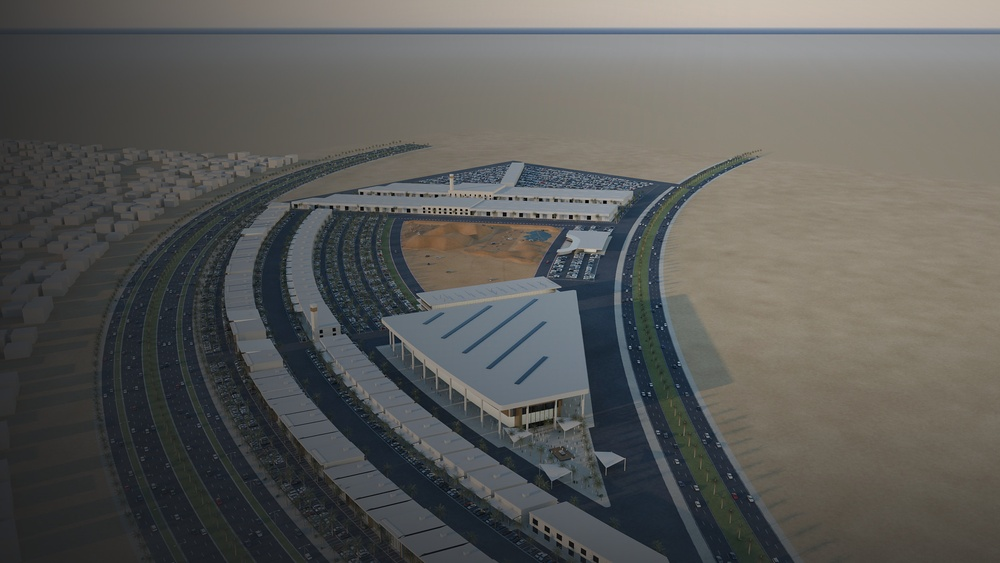
#> input picture JMD/deck/img/S01_hero.jpg, 1000 x 563 px, shrunk from 2399 x 1350 before the run
$ python post.py ../deck/img/S01_hero.jpg ../deck/img/S02_vision.jpg
#> lines starting #> are read from the running program, lines starting #| are printed output that depends on the picture
"""Studio post-production grade applied identically to every render (contrast, warmth, vignette, sharpen)."""
import sys
import numpy as np
from PIL import Image, ImageFilter

def grade(src, dst, warmth=1.0, contrast=1.0, vignette=0.14):
#> called with src = '../deck/img/S01_hero.jpg', dst = '../deck/img/S02_vision.jpg', warmth = 1, contrast = 1, vignette = 0.14
    im = Image.open(src).convert('RGB')
#> im is the input picture: PIL image 1000x563 RGB; mean R, G, B 91.2, 91.3, 88.6
    im = im.filter(ImageFilter.UnsharpMask(radius=1.2, percent=45, threshold=2))
    a = np.asarray(im).astype(np.float32) / 255.0
    # gentle S-curve
    k = 0.18 * contrast
    a = a + k * a * (1 - a) * (2 * a - 1)
    a = np.clip(0.5 + (a - 0.5) * (1.0 + 0.06 * contrast), 0, 1)
    # warm highlights / cool shadows (subtle split-tone)
    lum = (0.2126 * a[..., 0] + 0.7152 * a[..., 1] + 0.0722 * a[..., 2])[..., None]
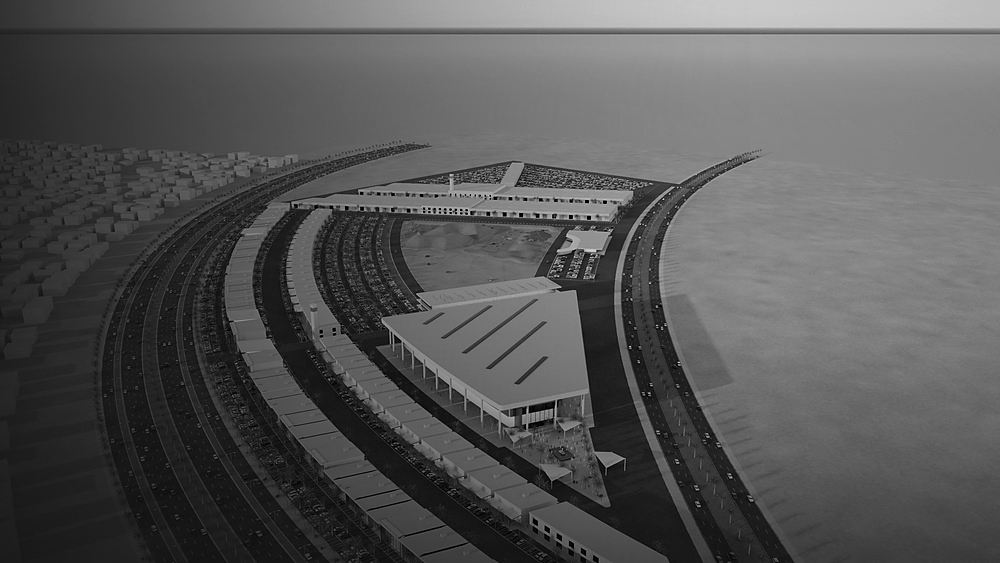
#> lum: shape (563, 1000, 1) float32; min 0, max 0.922, mean 0.34
    warm = np.array([1.035, 1.0, 0.955]) ** warmth
    cool = np.array([0.985, 1.0, 1.02])
    a = a * (lum * warm + (1 - lum) * cool)
    # saturation +8 %
    a = lum + (a - lum) * 1.08
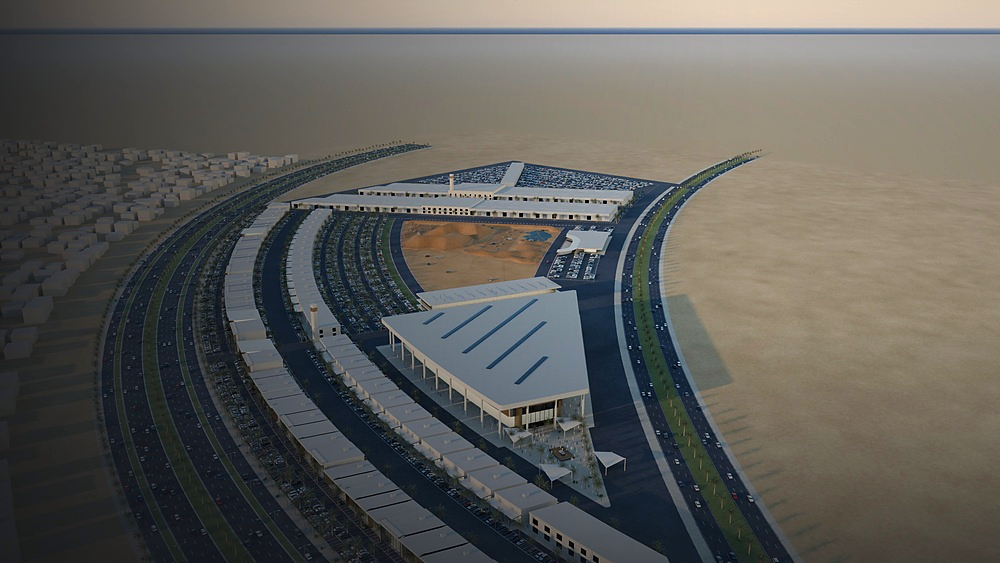
#> a: shape (563, 1000, 3) float64; mean R, G, B 0.344, 0.341, 0.325; drawn with min black and max white
    # vignette
    h, w = a.shape[:2]
#> h = 563; w = 1000
    yy, xx = np.mgrid[0:h, 0:w]
    r = np.sqrt(((xx - w / 2) / (w / 2)) ** 2 + ((yy - h / 2) / (h / 2)) ** 2) / np.sqrt(2)
    a = a * (1 - vignette * np.clip(r - 0.35, 0, 1) ** 1.6 / 0.65 ** 1.6)[..., None]
    out = Image.fromarray((np.clip(a, 0, 1) * 255 + 0.5).astype(np.uint8))
    out.save(dst, quality=94, subsampling=0) if dst.lower().endswith('.jpg') else out.save(dst)

if __name__ == '__main__':
    grade(sys.argv[1], sys.argv[2], *(float(x) for x in sys.argv[3:]))

$ run again, on JMD/deck/img/S04_arrival.jpg
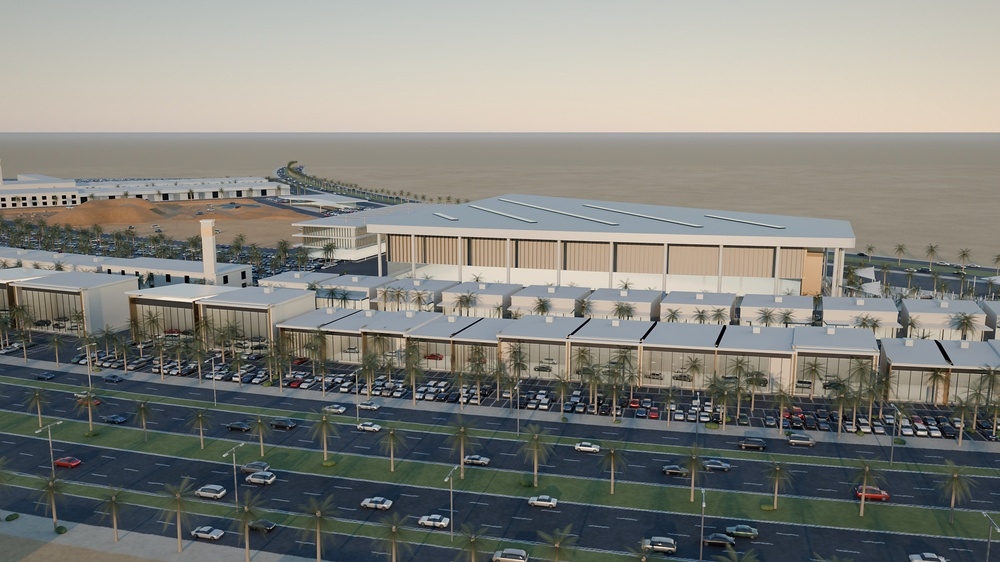
#> input picture JMD/deck/img/S04_arrival.jpg, 1000 x 562 px, shrunk from 2400 x 1350 before the run
#> in grade, im is the input picture: PIL image 1000x562 RGB; mean R, G, B 131.2, 131.6, 126
#> in grade, `lum = (0.2126 * a[..., 0] + 0.7152 * a[..., 1] + 0.0722 * a[..., 2])[...`:
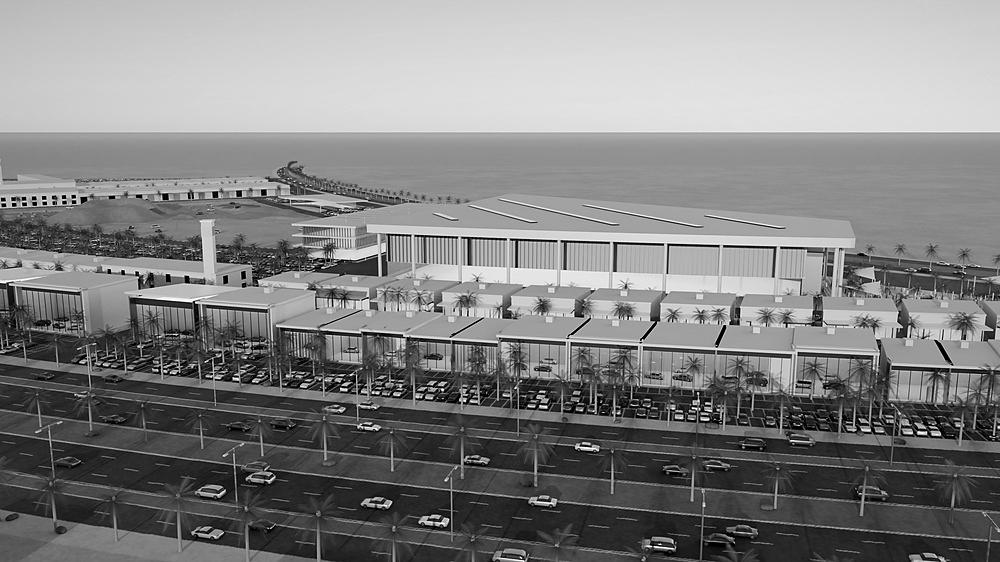
#> lum: shape (562, 1000, 1) float32; min 0, max 1, mean 0.517
#> in grade, `a = a * (1 - vignette * np.clip(r - 0.35, 0, 1) ** 1.6 / 0.65 ** 1.6)[..`:
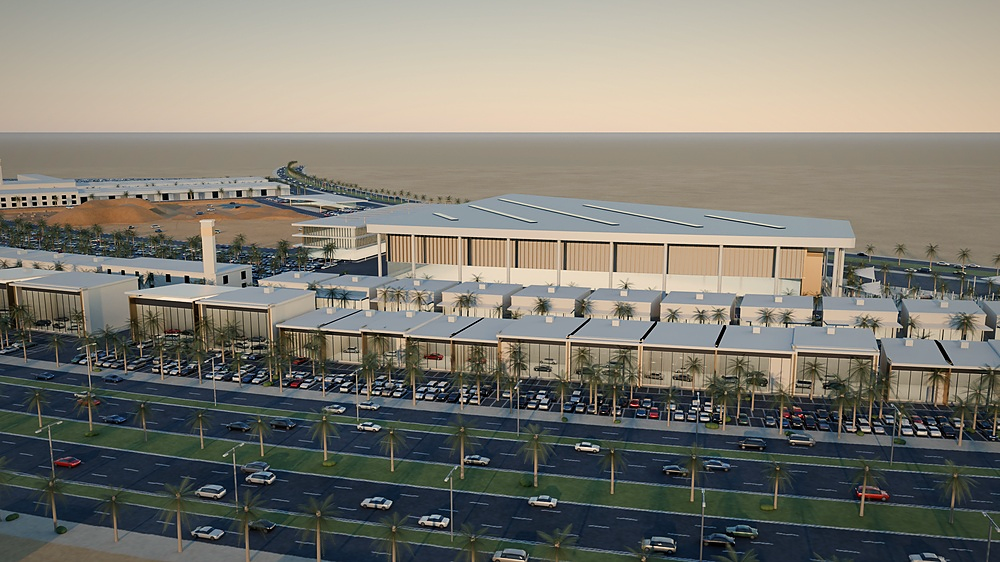
#> a: shape (562, 1000, 3) float64; mean R, G, B 0.511, 0.503, 0.466; drawn with min black and max white

$ run again, on JMD/deck/img/S05_showroom_blvd.jpg
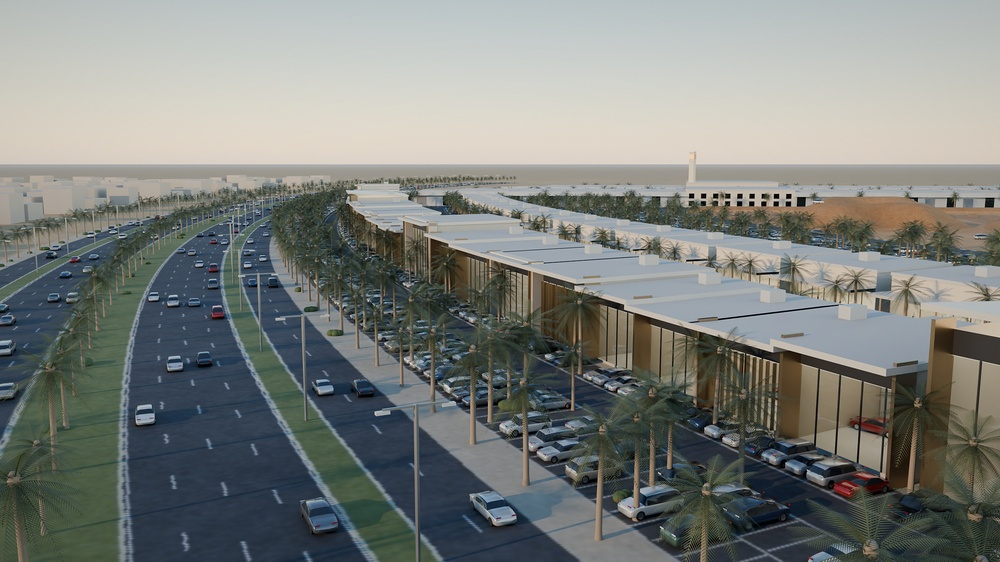
#> input picture JMD/deck/img/S05_showroom_blvd.jpg, 1000 x 562 px, shrunk from 2400 x 1350 before the run
#> in grade, im is the input picture: PIL image 1000x562 RGB; mean R, G, B 125.2, 128.6, 124.9
#> in grade, `lum = (0.2126 * a[..., 0] + 0.7152 * a[..., 1] + 0.0722 * a[..., 2])[...`:
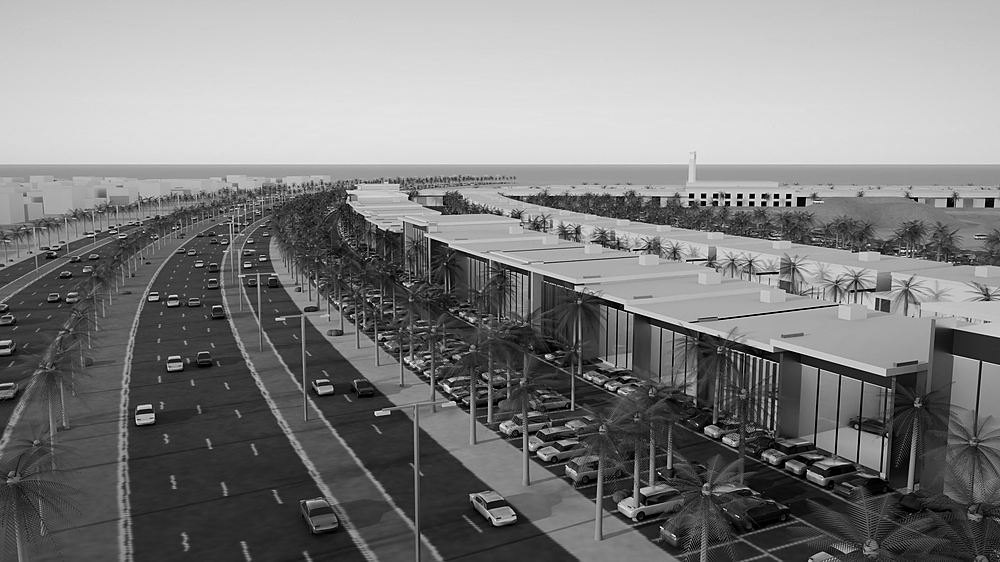
#> lum: shape (562, 1000, 1) float32; min 0, max 1, mean 0.501
#> in grade, `a = a * (1 - vignette * np.clip(r - 0.35, 0, 1) ** 1.6 / 0.65 ** 1.6)[..`:
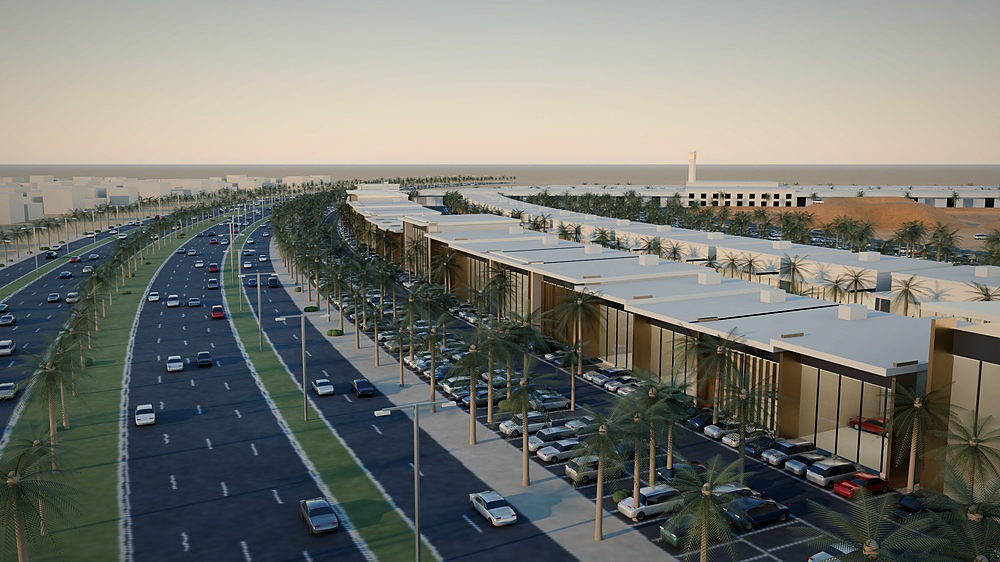
#> a: shape (562, 1000, 3) float64; mean R, G, B 0.483, 0.489, 0.462; drawn with min black and max white
